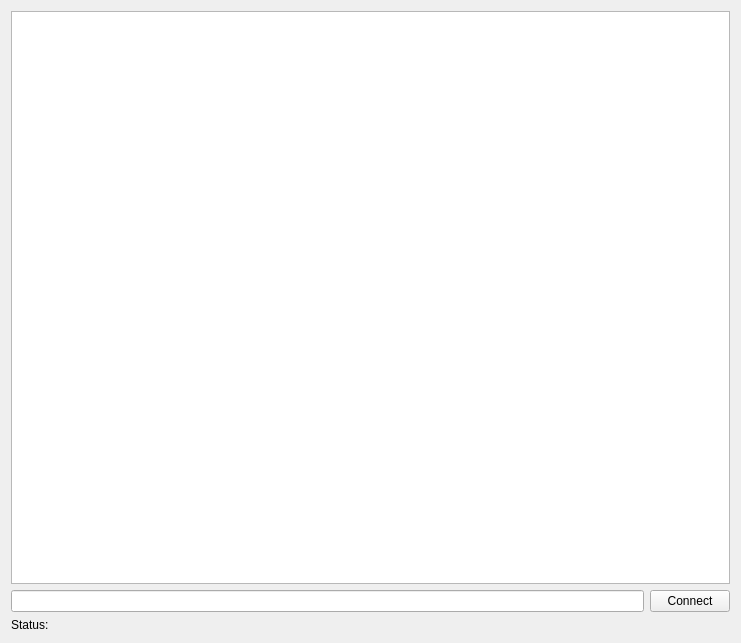
<?xml version="1.0" encoding="UTF-8"?>
<ui version="4.0">
 <class>Form</class>
 <widget class="QWidget" name="Form">
  <property name="geometry">
   <rect>
    <x>0</x>
    <y>0</y>
    <width>741</width>
    <height>643</height>
   </rect>
  </property>
  <property name="windowTitle">
   <string>Form</string>
  </property>
  <layout class="QVBoxLayout" name="verticalLayout">
   <item>
    <layout class="QHBoxLayout" name="horizontalLayout_2">
     <item>
      <widget class="ImageView" name="graphicsViewStreamingData"/>
     </item>
    </layout>
   </item>
   <item>
    <layout class="QHBoxLayout" name="horizontalLayoutConnect">
     <item>
      <widget class="QLineEdit" name="textBoxPublisherAddress"/>
     </item>
     <item>
      <widget class="QPushButton" name="buttonConnectPublisher">
       <property name="text">
        <string>Connect</string>
       </property>
       <property name="default">
        <bool>false</bool>
       </property>
      </widget>
     </item>
    </layout>
   </item>
   <item>
    <layout class="QHBoxLayout" name="horizontalLayoutStatus">
     <item>
      <widget class="QLabel" name="labelStatus">
       <property name="sizePolicy">
        <sizepolicy hsizetype="Fixed" vsizetype="Preferred">
         <horstretch>0</horstretch>
         <verstretch>0</verstretch>
        </sizepolicy>
       </property>
       <property name="text">
        <string>Status:</string>
       </property>
       <property name="wordWrap">
        <bool>true</bool>
       </property>
      </widget>
     </item>
     <item>
      <widget class="QLabel" name="labelStatusInfo">
       <property name="text">
        <string/>
       </property>
      </widget>
     </item>
    </layout>
   </item>
  </layout>
 </widget>
 <customwidgets>
  <customwidget>
   <class>ImageView</class>
   <extends>QGraphicsView</extends>
   <header>pyqtgraph.h</header>
  </customwidget>
 </customwidgets>
 <tabstops>
  <tabstop>textBoxPublisherAddress</tabstop>
  <tabstop>buttonConnectPublisher</tabstop>
 </tabstops>
 <resources/>
 <connections>
  <connection>
   <sender>textBoxPublisherAddress</sender>
   <signal>returnPressed()</signal>
   <receiver>buttonConnectPublisher</receiver>
   <slot>click()</slot>
   <hints>
    <hint type="sourcelabel">
     <x>281</x>
     <y>260</y>
    </hint>
    <hint type="destinationlabel">
     <x>326</x>
     <y>260</y>
    </hint>
   </hints>
  </connection>
 </connections>
</ui>
